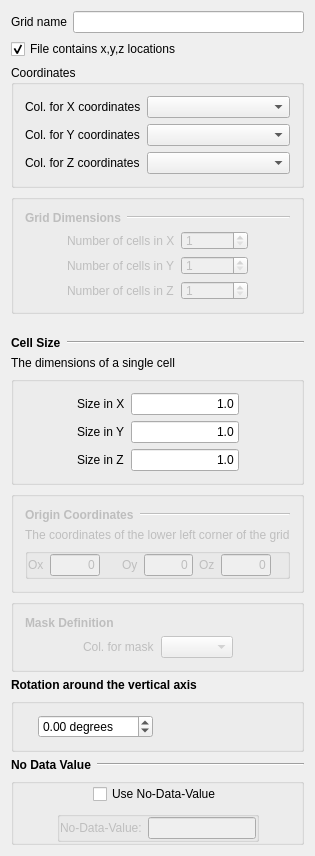
<?xml version="1.0" encoding="UTF-8"?>
<ui version="4.0">
 <class>CsvMaskedImport</class>
 <widget class="QWidget" name="CsvMaskedImport">
  <property name="geometry">
   <rect>
    <x>0</x>
    <y>0</y>
    <width>309</width>
    <height>785</height>
   </rect>
  </property>
  <property name="windowTitle">
   <string>Grid Characteristics</string>
  </property>
  <layout class="QVBoxLayout" name="verticalLayout_2">
   <item>
    <layout class="QHBoxLayout">
     <property name="spacing">
      <number>6</number>
     </property>
     <property name="margin">
      <number>0</number>
     </property>
     <item>
      <widget class="QLabel" name="TextLabel4_4">
       <property name="sizePolicy">
        <sizepolicy hsizetype="Fixed" vsizetype="Preferred">
         <horstretch>0</horstretch>
         <verstretch>0</verstretch>
        </sizepolicy>
       </property>
       <property name="text">
        <string>Grid name</string>
       </property>
       <property name="wordWrap">
        <bool>false</bool>
       </property>
      </widget>
     </item>
     <item>
      <widget class="QLineEdit" name="name_">
       <property name="toolTip">
        <string>name of new grid</string>
       </property>
      </widget>
     </item>
    </layout>
   </item>
   <item>
    <widget class="QCheckBox" name="is_xyz_locations_">
     <property name="text">
      <string>File contains x,y,z locations</string>
     </property>
     <property name="checked">
      <bool>true</bool>
     </property>
    </widget>
   </item>
   <item>
    <widget class="QGroupBox" name="xyz_column">
     <property name="enabled">
      <bool>true</bool>
     </property>
     <property name="title">
      <string>Coordinates</string>
     </property>
     <layout class="QGridLayout" name="gridLayout_3">
      <item row="0" column="0">
       <widget class="QLabel" name="TextLabel4">
        <property name="sizePolicy">
         <sizepolicy hsizetype="Fixed" vsizetype="Preferred">
          <horstretch>0</horstretch>
          <verstretch>0</verstretch>
         </sizepolicy>
        </property>
        <property name="text">
         <string>Col. for X coordinates</string>
        </property>
        <property name="wordWrap">
         <bool>false</bool>
        </property>
       </widget>
      </item>
      <item row="0" column="1">
       <widget class="QComboBox" name="X_col_name_"/>
      </item>
      <item row="1" column="0">
       <widget class="QLabel" name="TextLabel4_2">
        <property name="sizePolicy">
         <sizepolicy hsizetype="Fixed" vsizetype="Preferred">
          <horstretch>0</horstretch>
          <verstretch>0</verstretch>
         </sizepolicy>
        </property>
        <property name="text">
         <string>Col. for Y coordinates</string>
        </property>
        <property name="wordWrap">
         <bool>false</bool>
        </property>
       </widget>
      </item>
      <item row="1" column="1">
       <widget class="QComboBox" name="Y_col_name_"/>
      </item>
      <item row="2" column="0">
       <widget class="QLabel" name="TextLabel4_3">
        <property name="sizePolicy">
         <sizepolicy hsizetype="Fixed" vsizetype="Preferred">
          <horstretch>0</horstretch>
          <verstretch>0</verstretch>
         </sizepolicy>
        </property>
        <property name="text">
         <string>Col. for Z coordinates</string>
        </property>
        <property name="wordWrap">
         <bool>false</bool>
        </property>
       </widget>
      </item>
      <item row="2" column="1">
       <widget class="QComboBox" name="Z_col_name_"/>
      </item>
     </layout>
    </widget>
   </item>
   <item>
    <widget class="QGroupBox" name="nxyz_groupBox">
     <property name="enabled">
      <bool>false</bool>
     </property>
     <property name="maximumSize">
      <size>
       <width>32767</width>
       <height>120</height>
      </size>
     </property>
     <property name="title">
      <string/>
     </property>
     <layout class="QGridLayout" name="gridLayout_2">
      <item row="0" column="0">
       <widget class="QLabel" name="TextLabel1">
        <property name="sizePolicy">
         <sizepolicy hsizetype="Fixed" vsizetype="Fixed">
          <horstretch>0</horstretch>
          <verstretch>0</verstretch>
         </sizepolicy>
        </property>
        <property name="font">
         <font>
          <weight>75</weight>
          <bold>true</bold>
         </font>
        </property>
        <property name="text">
         <string>Grid Dimensions</string>
        </property>
        <property name="wordWrap">
         <bool>false</bool>
        </property>
       </widget>
      </item>
      <item row="0" column="1">
       <widget class="Line" name="Line1_2_3">
        <property name="sizePolicy">
         <sizepolicy hsizetype="Minimum" vsizetype="Fixed">
          <horstretch>0</horstretch>
          <verstretch>0</verstretch>
         </sizepolicy>
        </property>
        <property name="frameShape">
         <enum>QFrame::HLine</enum>
        </property>
        <property name="frameShadow">
         <enum>QFrame::Sunken</enum>
        </property>
       </widget>
      </item>
      <item row="1" column="0" colspan="2">
       <layout class="QHBoxLayout" name="horizontalLayout">
        <item>
         <spacer name="Spacer9">
          <property name="orientation">
           <enum>Qt::Horizontal</enum>
          </property>
          <property name="sizeType">
           <enum>QSizePolicy::Expanding</enum>
          </property>
          <property name="sizeHint" stdset="0">
           <size>
            <width>20</width>
            <height>20</height>
           </size>
          </property>
         </spacer>
        </item>
        <item>
         <layout class="QGridLayout" name="_4">
          <property name="margin">
           <number>0</number>
          </property>
          <property name="spacing">
           <number>6</number>
          </property>
          <item row="0" column="0">
           <widget class="QLabel" name="TextLabel4_6">
            <property name="sizePolicy">
             <sizepolicy hsizetype="Fixed" vsizetype="Preferred">
              <horstretch>0</horstretch>
              <verstretch>0</verstretch>
             </sizepolicy>
            </property>
            <property name="text">
             <string>Number of cells in X</string>
            </property>
            <property name="wordWrap">
             <bool>false</bool>
            </property>
           </widget>
          </item>
          <item row="1" column="1">
           <widget class="QSpinBox" name="ny_">
            <property name="sizePolicy">
             <sizepolicy hsizetype="Maximum" vsizetype="Fixed">
              <horstretch>0</horstretch>
              <verstretch>0</verstretch>
             </sizepolicy>
            </property>
            <property name="maximumSize">
             <size>
              <width>80</width>
              <height>32767</height>
             </size>
            </property>
            <property name="minimum">
             <number>1</number>
            </property>
            <property name="maximum">
             <number>1000000000</number>
            </property>
           </widget>
          </item>
          <item row="2" column="1">
           <widget class="QSpinBox" name="nz_">
            <property name="sizePolicy">
             <sizepolicy hsizetype="Maximum" vsizetype="Fixed">
              <horstretch>0</horstretch>
              <verstretch>0</verstretch>
             </sizepolicy>
            </property>
            <property name="maximumSize">
             <size>
              <width>80</width>
              <height>32767</height>
             </size>
            </property>
            <property name="minimum">
             <number>1</number>
            </property>
            <property name="maximum">
             <number>1000000000</number>
            </property>
           </widget>
          </item>
          <item row="1" column="0">
           <widget class="QLabel" name="TextLabel4_7">
            <property name="sizePolicy">
             <sizepolicy hsizetype="Fixed" vsizetype="Preferred">
              <horstretch>0</horstretch>
              <verstretch>0</verstretch>
             </sizepolicy>
            </property>
            <property name="text">
             <string>Number of cells in Y</string>
            </property>
            <property name="wordWrap">
             <bool>false</bool>
            </property>
           </widget>
          </item>
          <item row="0" column="1">
           <widget class="QSpinBox" name="nx_">
            <property name="sizePolicy">
             <sizepolicy hsizetype="Maximum" vsizetype="Fixed">
              <horstretch>0</horstretch>
              <verstretch>0</verstretch>
             </sizepolicy>
            </property>
            <property name="maximumSize">
             <size>
              <width>80</width>
              <height>32767</height>
             </size>
            </property>
            <property name="minimum">
             <number>1</number>
            </property>
            <property name="maximum">
             <number>100000000</number>
            </property>
           </widget>
          </item>
          <item row="2" column="0">
           <widget class="QLabel" name="TextLabel4_8">
            <property name="sizePolicy">
             <sizepolicy hsizetype="Fixed" vsizetype="Preferred">
              <horstretch>0</horstretch>
              <verstretch>0</verstretch>
             </sizepolicy>
            </property>
            <property name="text">
             <string>Number of cells in Z</string>
            </property>
            <property name="wordWrap">
             <bool>false</bool>
            </property>
           </widget>
          </item>
         </layout>
        </item>
        <item>
         <spacer name="Spacer8">
          <property name="orientation">
           <enum>Qt::Horizontal</enum>
          </property>
          <property name="sizeType">
           <enum>QSizePolicy::Expanding</enum>
          </property>
          <property name="sizeHint" stdset="0">
           <size>
            <width>20</width>
            <height>20</height>
           </size>
          </property>
         </spacer>
        </item>
       </layout>
      </item>
     </layout>
    </widget>
   </item>
   <item>
    <spacer name="Spacer14_2">
     <property name="orientation">
      <enum>Qt::Vertical</enum>
     </property>
     <property name="sizeType">
      <enum>QSizePolicy::Fixed</enum>
     </property>
     <property name="sizeHint" stdset="0">
      <size>
       <width>20</width>
       <height>16</height>
      </size>
     </property>
    </spacer>
   </item>
   <item>
    <layout class="QHBoxLayout">
     <property name="spacing">
      <number>6</number>
     </property>
     <property name="margin">
      <number>0</number>
     </property>
     <item>
      <widget class="QLabel" name="TextLabel1_2">
       <property name="sizePolicy">
        <sizepolicy hsizetype="Fixed" vsizetype="Fixed">
         <horstretch>0</horstretch>
         <verstretch>0</verstretch>
        </sizepolicy>
       </property>
       <property name="font">
        <font>
         <weight>75</weight>
         <bold>true</bold>
        </font>
       </property>
       <property name="text">
        <string>Cell Size</string>
       </property>
       <property name="wordWrap">
        <bool>false</bool>
       </property>
      </widget>
     </item>
     <item>
      <widget class="Line" name="Line1_2">
       <property name="sizePolicy">
        <sizepolicy hsizetype="Minimum" vsizetype="Fixed">
         <horstretch>0</horstretch>
         <verstretch>0</verstretch>
        </sizepolicy>
       </property>
       <property name="frameShape">
        <enum>QFrame::HLine</enum>
       </property>
       <property name="frameShadow">
        <enum>QFrame::Sunken</enum>
       </property>
      </widget>
     </item>
    </layout>
   </item>
   <item>
    <widget class="QLabel" name="TextLabel2_2">
     <property name="text">
      <string>The dimensions of a single cell</string>
     </property>
     <property name="wordWrap">
      <bool>false</bool>
     </property>
    </widget>
   </item>
   <item>
    <widget class="QGroupBox" name="GroupBox1_2">
     <property name="maximumSize">
      <size>
       <width>32767</width>
       <height>120</height>
      </size>
     </property>
     <property name="title">
      <string/>
     </property>
     <layout class="QHBoxLayout">
      <property name="spacing">
       <number>6</number>
      </property>
      <property name="margin">
       <number>11</number>
      </property>
      <item>
       <spacer name="Spacer9_2">
        <property name="orientation">
         <enum>Qt::Horizontal</enum>
        </property>
        <property name="sizeType">
         <enum>QSizePolicy::Expanding</enum>
        </property>
        <property name="sizeHint" stdset="0">
         <size>
          <width>20</width>
          <height>20</height>
         </size>
        </property>
       </spacer>
      </item>
      <item>
       <layout class="QGridLayout">
        <property name="margin">
         <number>0</number>
        </property>
        <property name="spacing">
         <number>6</number>
        </property>
        <item row="0" column="1">
         <widget class="QLineEdit" name="x_size_">
          <property name="text">
           <string>1.0</string>
          </property>
          <property name="alignment">
           <set>Qt::AlignRight</set>
          </property>
         </widget>
        </item>
        <item row="1" column="1">
         <widget class="QLineEdit" name="y_size_">
          <property name="text">
           <string>1.0</string>
          </property>
          <property name="alignment">
           <set>Qt::AlignRight</set>
          </property>
         </widget>
        </item>
        <item row="2" column="1">
         <widget class="QLineEdit" name="z_size_">
          <property name="text">
           <string>1.0</string>
          </property>
          <property name="alignment">
           <set>Qt::AlignRight</set>
          </property>
         </widget>
        </item>
        <item row="0" column="0">
         <widget class="QLabel" name="TextLabel4_5">
          <property name="sizePolicy">
           <sizepolicy hsizetype="Fixed" vsizetype="Preferred">
            <horstretch>0</horstretch>
            <verstretch>0</verstretch>
           </sizepolicy>
          </property>
          <property name="text">
           <string>Size in X</string>
          </property>
          <property name="wordWrap">
           <bool>false</bool>
          </property>
         </widget>
        </item>
        <item row="1" column="0">
         <widget class="QLabel" name="TextLabel4_2_2">
          <property name="sizePolicy">
           <sizepolicy hsizetype="Fixed" vsizetype="Preferred">
            <horstretch>0</horstretch>
            <verstretch>0</verstretch>
           </sizepolicy>
          </property>
          <property name="text">
           <string>Size in Y</string>
          </property>
          <property name="wordWrap">
           <bool>false</bool>
          </property>
         </widget>
        </item>
        <item row="2" column="0">
         <widget class="QLabel" name="TextLabel4_3_2">
          <property name="sizePolicy">
           <sizepolicy hsizetype="Fixed" vsizetype="Preferred">
            <horstretch>0</horstretch>
            <verstretch>0</verstretch>
           </sizepolicy>
          </property>
          <property name="text">
           <string>Size in Z</string>
          </property>
          <property name="wordWrap">
           <bool>false</bool>
          </property>
         </widget>
        </item>
       </layout>
      </item>
      <item>
       <spacer name="Spacer8_2">
        <property name="orientation">
         <enum>Qt::Horizontal</enum>
        </property>
        <property name="sizeType">
         <enum>QSizePolicy::Expanding</enum>
        </property>
        <property name="sizeHint" stdset="0">
         <size>
          <width>20</width>
          <height>20</height>
         </size>
        </property>
       </spacer>
      </item>
     </layout>
    </widget>
   </item>
   <item>
    <widget class="QGroupBox" name="origin_box">
     <property name="enabled">
      <bool>false</bool>
     </property>
     <property name="font">
      <font>
       <strikeout>false</strikeout>
       <kerning>true</kerning>
      </font>
     </property>
     <property name="title">
      <string/>
     </property>
     <layout class="QGridLayout" name="gridLayout">
      <item row="0" column="0">
       <widget class="QLabel" name="TextLabel1_2_2">
        <property name="sizePolicy">
         <sizepolicy hsizetype="Fixed" vsizetype="Fixed">
          <horstretch>0</horstretch>
          <verstretch>0</verstretch>
         </sizepolicy>
        </property>
        <property name="font">
         <font>
          <weight>75</weight>
          <bold>true</bold>
         </font>
        </property>
        <property name="text">
         <string>Origin Coordinates</string>
        </property>
        <property name="wordWrap">
         <bool>false</bool>
        </property>
       </widget>
      </item>
      <item row="0" column="1">
       <layout class="QHBoxLayout">
        <property name="spacing">
         <number>6</number>
        </property>
        <property name="margin">
         <number>0</number>
        </property>
        <item>
         <widget class="Line" name="Line1_2_2">
          <property name="sizePolicy">
           <sizepolicy hsizetype="Minimum" vsizetype="Fixed">
            <horstretch>0</horstretch>
            <verstretch>0</verstretch>
           </sizepolicy>
          </property>
          <property name="frameShape">
           <enum>QFrame::HLine</enum>
          </property>
          <property name="frameShadow">
           <enum>QFrame::Sunken</enum>
          </property>
         </widget>
        </item>
       </layout>
      </item>
      <item row="1" column="0" colspan="2">
       <widget class="QLabel" name="TextLabel2">
        <property name="text">
         <string>The coordinates of the lower left corner of the grid</string>
        </property>
        <property name="wordWrap">
         <bool>false</bool>
        </property>
       </widget>
      </item>
      <item row="2" column="0" colspan="2">
       <widget class="QGroupBox" name="GroupBox1_2_2">
        <property name="maximumSize">
         <size>
          <width>32767</width>
          <height>120</height>
         </size>
        </property>
        <property name="title">
         <string/>
        </property>
        <layout class="QGridLayout">
         <property name="margin">
          <number>0</number>
         </property>
         <item row="0" column="0">
          <widget class="QLabel" name="TextLabel4_5_2">
           <property name="sizePolicy">
            <sizepolicy hsizetype="Fixed" vsizetype="Preferred">
             <horstretch>0</horstretch>
             <verstretch>0</verstretch>
            </sizepolicy>
           </property>
           <property name="text">
            <string>Ox</string>
           </property>
           <property name="wordWrap">
            <bool>false</bool>
           </property>
          </widget>
         </item>
         <item row="0" column="1">
          <widget class="QLineEdit" name="xmn_">
           <property name="text">
            <string>0</string>
           </property>
           <property name="alignment">
            <set>Qt::AlignRight</set>
           </property>
          </widget>
         </item>
         <item row="0" column="2">
          <spacer name="Spacer10_2">
           <property name="orientation">
            <enum>Qt::Horizontal</enum>
           </property>
           <property name="sizeType">
            <enum>QSizePolicy::Fixed</enum>
           </property>
           <property name="sizeHint" stdset="0">
            <size>
             <width>16</width>
             <height>21</height>
            </size>
           </property>
          </spacer>
         </item>
         <item row="0" column="3">
          <widget class="QLabel" name="TextLabel4_5_2_2">
           <property name="sizePolicy">
            <sizepolicy hsizetype="Fixed" vsizetype="Preferred">
             <horstretch>0</horstretch>
             <verstretch>0</verstretch>
            </sizepolicy>
           </property>
           <property name="text">
            <string>Oy</string>
           </property>
           <property name="wordWrap">
            <bool>false</bool>
           </property>
          </widget>
         </item>
         <item row="0" column="4">
          <widget class="QLineEdit" name="ymn_">
           <property name="text">
            <string>0</string>
           </property>
           <property name="alignment">
            <set>Qt::AlignRight</set>
           </property>
          </widget>
         </item>
         <item row="0" column="5">
          <widget class="QLabel" name="TextLabel4_5_2_2_2">
           <property name="sizePolicy">
            <sizepolicy hsizetype="Fixed" vsizetype="Preferred">
             <horstretch>0</horstretch>
             <verstretch>0</verstretch>
            </sizepolicy>
           </property>
           <property name="text">
            <string>Oz</string>
           </property>
           <property name="wordWrap">
            <bool>false</bool>
           </property>
          </widget>
         </item>
         <item row="0" column="6">
          <widget class="QLineEdit" name="zmn_">
           <property name="text">
            <string>0</string>
           </property>
           <property name="alignment">
            <set>Qt::AlignRight</set>
           </property>
          </widget>
         </item>
         <item row="0" column="7">
          <spacer name="Spacer10_2_2">
           <property name="orientation">
            <enum>Qt::Horizontal</enum>
           </property>
           <property name="sizeType">
            <enum>QSizePolicy::Fixed</enum>
           </property>
           <property name="sizeHint" stdset="0">
            <size>
             <width>16</width>
             <height>20</height>
            </size>
           </property>
          </spacer>
         </item>
        </layout>
       </widget>
      </item>
     </layout>
    </widget>
   </item>
   <item>
    <widget class="QGroupBox" name="mask_def_box">
     <property name="enabled">
      <bool>false</bool>
     </property>
     <property name="title">
      <string/>
     </property>
     <layout class="QVBoxLayout" name="verticalLayout">
      <item>
       <widget class="QLabel" name="TextLabel1_2_2_2_3">
        <property name="sizePolicy">
         <sizepolicy hsizetype="Fixed" vsizetype="Fixed">
          <horstretch>0</horstretch>
          <verstretch>0</verstretch>
         </sizepolicy>
        </property>
        <property name="font">
         <font>
          <weight>75</weight>
          <bold>true</bold>
         </font>
        </property>
        <property name="text">
         <string>Mask Definition</string>
        </property>
        <property name="wordWrap">
         <bool>false</bool>
        </property>
       </widget>
      </item>
      <item>
       <layout class="QHBoxLayout" name="horizontalLayout_2">
        <item>
         <spacer name="horizontalSpacer">
          <property name="orientation">
           <enum>Qt::Horizontal</enum>
          </property>
          <property name="sizeHint" stdset="0">
           <size>
            <width>41</width>
            <height>20</height>
           </size>
          </property>
         </spacer>
        </item>
        <item>
         <widget class="QLabel" name="TextLabel4_9">
          <property name="sizePolicy">
           <sizepolicy hsizetype="Fixed" vsizetype="Preferred">
            <horstretch>0</horstretch>
            <verstretch>0</verstretch>
           </sizepolicy>
          </property>
          <property name="text">
           <string>Col. for mask</string>
          </property>
          <property name="wordWrap">
           <bool>false</bool>
          </property>
         </widget>
        </item>
        <item>
         <widget class="QComboBox" name="mask_col_name_"/>
        </item>
        <item>
         <spacer name="horizontalSpacer_2">
          <property name="orientation">
           <enum>Qt::Horizontal</enum>
          </property>
          <property name="sizeHint" stdset="0">
           <size>
            <width>41</width>
            <height>20</height>
           </size>
          </property>
         </spacer>
        </item>
       </layout>
      </item>
     </layout>
    </widget>
   </item>
   <item>
    <widget class="QLabel" name="TextLabel1_2_3">
     <property name="sizePolicy">
      <sizepolicy hsizetype="Fixed" vsizetype="Fixed">
       <horstretch>0</horstretch>
       <verstretch>0</verstretch>
      </sizepolicy>
     </property>
     <property name="font">
      <font>
       <weight>75</weight>
       <bold>true</bold>
      </font>
     </property>
     <property name="text">
      <string>Rotation around the vertical axis</string>
     </property>
     <property name="wordWrap">
      <bool>false</bool>
     </property>
    </widget>
   </item>
   <item>
    <widget class="QGroupBox" name="groupBox">
     <property name="title">
      <string/>
     </property>
     <layout class="QHBoxLayout" name="horizontalLayout_3">
      <item>
       <spacer name="horizontalSpacer_3">
        <property name="orientation">
         <enum>Qt::Horizontal</enum>
        </property>
        <property name="sizeHint" stdset="0">
         <size>
          <width>44</width>
          <height>20</height>
         </size>
        </property>
       </spacer>
      </item>
      <item>
       <widget class="QDoubleSpinBox" name="rotation_z_angle_">
        <property name="suffix">
         <string> degrees</string>
        </property>
        <property name="minimum">
         <double>-180.000000000000000</double>
        </property>
        <property name="maximum">
         <double>180.000000000000000</double>
        </property>
       </widget>
      </item>
      <item>
       <spacer name="horizontalSpacer_4">
        <property name="orientation">
         <enum>Qt::Horizontal</enum>
        </property>
        <property name="sizeHint" stdset="0">
         <size>
          <width>168</width>
          <height>20</height>
         </size>
        </property>
       </spacer>
      </item>
     </layout>
    </widget>
   </item>
   <item>
    <layout class="QHBoxLayout">
     <property name="spacing">
      <number>6</number>
     </property>
     <property name="margin">
      <number>0</number>
     </property>
     <item>
      <widget class="QLabel" name="TextLabel1_2_2_2_2">
       <property name="sizePolicy">
        <sizepolicy hsizetype="Fixed" vsizetype="Fixed">
         <horstretch>0</horstretch>
         <verstretch>0</verstretch>
        </sizepolicy>
       </property>
       <property name="font">
        <font>
         <weight>75</weight>
         <bold>true</bold>
        </font>
       </property>
       <property name="text">
        <string>No Data Value</string>
       </property>
       <property name="wordWrap">
        <bool>false</bool>
       </property>
      </widget>
     </item>
     <item>
      <widget class="Line" name="Line1_2_2_2_2">
       <property name="sizePolicy">
        <sizepolicy hsizetype="Minimum" vsizetype="Fixed">
         <horstretch>0</horstretch>
         <verstretch>0</verstretch>
        </sizepolicy>
       </property>
       <property name="frameShape">
        <enum>QFrame::HLine</enum>
       </property>
       <property name="frameShadow">
        <enum>QFrame::Sunken</enum>
       </property>
      </widget>
     </item>
    </layout>
   </item>
   <item>
    <widget class="QGroupBox" name="groupBox5">
     <property name="title">
      <string/>
     </property>
     <layout class="QVBoxLayout">
      <property name="margin">
       <number>0</number>
      </property>
      <item>
       <layout class="QHBoxLayout">
        <property name="margin">
         <number>0</number>
        </property>
        <item>
         <spacer name="spacer24">
          <property name="orientation">
           <enum>Qt::Horizontal</enum>
          </property>
          <property name="sizeType">
           <enum>QSizePolicy::Expanding</enum>
          </property>
          <property name="sizeHint" stdset="0">
           <size>
            <width>31</width>
            <height>21</height>
           </size>
          </property>
         </spacer>
        </item>
        <item>
         <widget class="QCheckBox" name="use_no_data_value_">
          <property name="text">
           <string>Use No-Data-Value</string>
          </property>
         </widget>
        </item>
        <item>
         <spacer name="spacer25">
          <property name="orientation">
           <enum>Qt::Horizontal</enum>
          </property>
          <property name="sizeType">
           <enum>QSizePolicy::Expanding</enum>
          </property>
          <property name="sizeHint" stdset="0">
           <size>
            <width>31</width>
            <height>20</height>
           </size>
          </property>
         </spacer>
        </item>
       </layout>
      </item>
      <item>
       <layout class="QHBoxLayout">
        <property name="margin">
         <number>0</number>
        </property>
        <item>
         <spacer name="spacer23">
          <property name="orientation">
           <enum>Qt::Horizontal</enum>
          </property>
          <property name="sizeType">
           <enum>QSizePolicy::Expanding</enum>
          </property>
          <property name="sizeHint" stdset="0">
           <size>
            <width>22</width>
            <height>21</height>
           </size>
          </property>
         </spacer>
        </item>
        <item>
         <widget class="QGroupBox" name="NoDataValueBox">
          <property name="enabled">
           <bool>false</bool>
          </property>
          <property name="title">
           <string/>
          </property>
          <layout class="QHBoxLayout">
           <property name="margin">
            <number>0</number>
           </property>
           <item>
            <widget class="QLabel" name="textLabel1">
             <property name="text">
              <string>No-Data-Value:</string>
             </property>
             <property name="wordWrap">
              <bool>false</bool>
             </property>
            </widget>
           </item>
           <item>
            <widget class="QLineEdit" name="no_data_value_edit_"/>
           </item>
          </layout>
         </widget>
        </item>
        <item>
         <spacer name="spacer22">
          <property name="orientation">
           <enum>Qt::Horizontal</enum>
          </property>
          <property name="sizeType">
           <enum>QSizePolicy::Expanding</enum>
          </property>
          <property name="sizeHint" stdset="0">
           <size>
            <width>22</width>
            <height>21</height>
           </size>
          </property>
         </spacer>
        </item>
       </layout>
      </item>
     </layout>
    </widget>
   </item>
   <item>
    <spacer name="verticalSpacer">
     <property name="orientation">
      <enum>Qt::Vertical</enum>
     </property>
     <property name="sizeHint" stdset="0">
      <size>
       <width>20</width>
       <height>178</height>
      </size>
     </property>
    </spacer>
   </item>
  </layout>
 </widget>
 <layoutdefault spacing="6" margin="11"/>
 <pixmapfunction>qPixmapFromMimeSource</pixmapfunction>
 <tabstops>
  <tabstop>name_</tabstop>
  <tabstop>is_xyz_locations_</tabstop>
  <tabstop>nx_</tabstop>
  <tabstop>ny_</tabstop>
  <tabstop>nz_</tabstop>
  <tabstop>x_size_</tabstop>
  <tabstop>y_size_</tabstop>
  <tabstop>z_size_</tabstop>
  <tabstop>xmn_</tabstop>
  <tabstop>ymn_</tabstop>
  <tabstop>zmn_</tabstop>
  <tabstop>use_no_data_value_</tabstop>
  <tabstop>no_data_value_edit_</tabstop>
 </tabstops>
 <resources/>
 <connections>
  <connection>
   <sender>use_no_data_value_</sender>
   <signal>toggled(bool)</signal>
   <receiver>NoDataValueBox</receiver>
   <slot>setEnabled(bool)</slot>
   <hints>
    <hint type="sourcelabel">
     <x>20</x>
     <y>20</y>
    </hint>
    <hint type="destinationlabel">
     <x>20</x>
     <y>20</y>
    </hint>
   </hints>
  </connection>
  <connection>
   <sender>is_xyz_locations_</sender>
   <signal>toggled(bool)</signal>
   <receiver>nxyz_groupBox</receiver>
   <slot>setDisabled(bool)</slot>
   <hints>
    <hint type="sourcelabel">
     <x>160</x>
     <y>48</y>
    </hint>
    <hint type="destinationlabel">
     <x>137</x>
     <y>437</y>
    </hint>
   </hints>
  </connection>
  <connection>
   <sender>is_xyz_locations_</sender>
   <signal>toggled(bool)</signal>
   <receiver>origin_box</receiver>
   <slot>setDisabled(bool)</slot>
   <hints>
    <hint type="sourcelabel">
     <x>160</x>
     <y>48</y>
    </hint>
    <hint type="destinationlabel">
     <x>152</x>
     <y>541</y>
    </hint>
   </hints>
  </connection>
  <connection>
   <sender>is_xyz_locations_</sender>
   <signal>toggled(bool)</signal>
   <receiver>xyz_column</receiver>
   <slot>setEnabled(bool)</slot>
   <hints>
    <hint type="sourcelabel">
     <x>160</x>
     <y>48</y>
    </hint>
    <hint type="destinationlabel">
     <x>119</x>
     <y>119</y>
    </hint>
   </hints>
  </connection>
  <connection>
   <sender>is_xyz_locations_</sender>
   <signal>toggled(bool)</signal>
   <receiver>mask_def_box</receiver>
   <slot>setDisabled(bool)</slot>
   <hints>
    <hint type="sourcelabel">
     <x>86</x>
     <y>45</y>
    </hint>
    <hint type="destinationlabel">
     <x>146</x>
     <y>608</y>
    </hint>
   </hints>
  </connection>
 </connections>
</ui>
